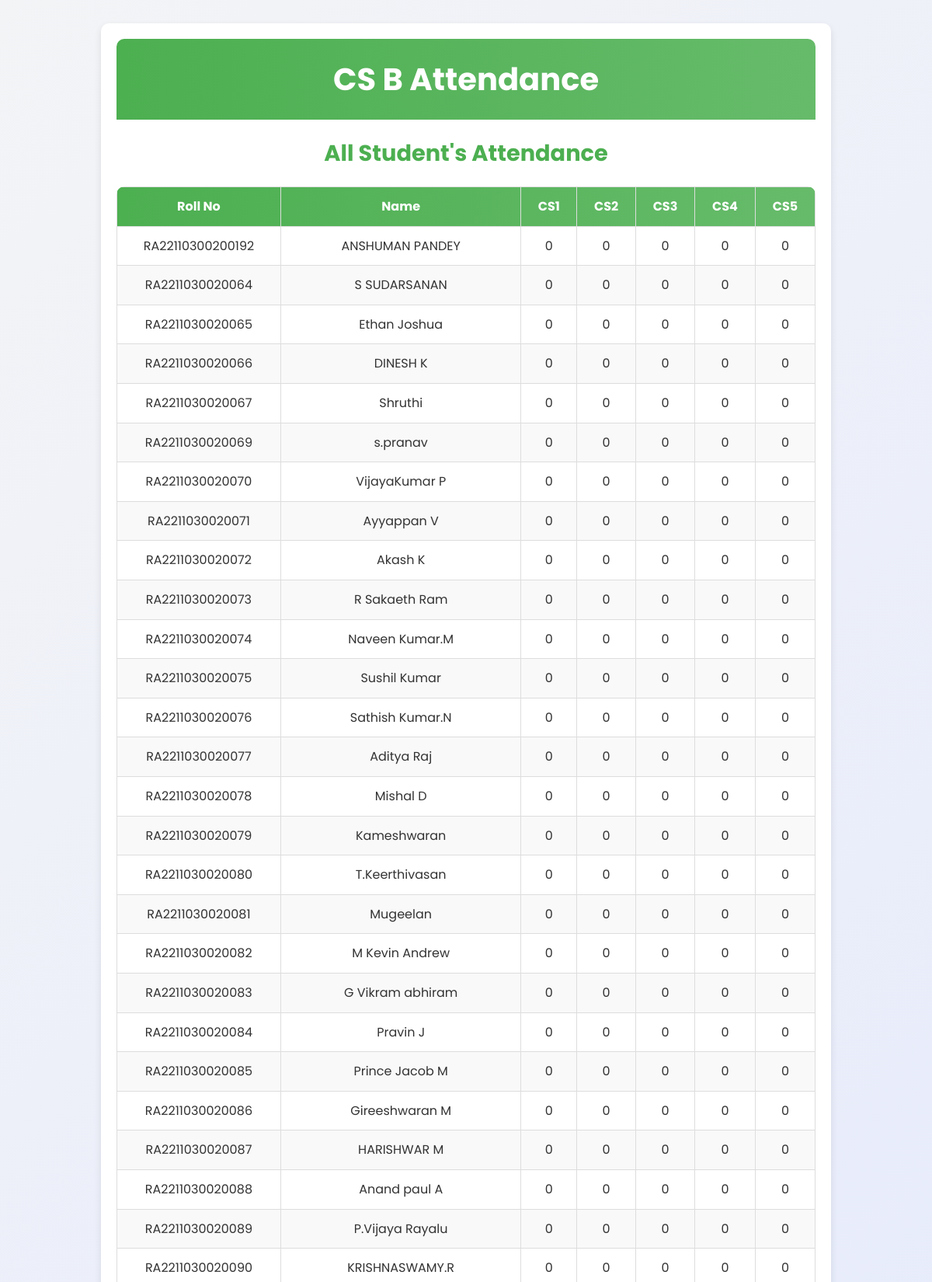
Screenshot of /fetch_attendance (upper part) with the database file from the repository.
### tables this page shows
CREATE TABLE "ATTENDANCE"
(
    rollno  TEXT
        primary key,
    name    TEXT,
    email   TEXT,
    cs1     INTEGER not null,
    cs2     INTEGER not null,
    cs3     INTEGER not null,
    cs4     INTEGER not null,
    cs5     INTEGER not null,
    history text default '{}'
);

### app.py (the view)
@app.route("/fetch_attendance", methods=["GET"])
def fetch_attendance():
    connection = get_db()
    fetcher = Fetch(connection)
    all_rolls = fetcher.fetch_all_rolls()
    attendance_data = []
    for rollno in all_rolls:
        student_data = fetcher.fetch_all_attendance(rollno)
        attendance_data.append({
            "rollno": rollno,
            "name": student_data[1],  # Assuming name is in the 2nd column
            "attendance": student_data[3:8]  # Assuming attendance starts from the 3rd column
        })
    return render_template("view_attendance.html", attendance_data=attendance_data)

### app.py (called while the page is built)
def get_db():
    if "db" not in g:
        g.db = sq.connect("student.db")
    return g.db

### assets.py (called while the page is built)
    def fetch_all_attendance(self, roll):
        cur = self.connection.cursor()
        cur.execute(f"SELECT * FROM ATTENDANCE where rollno = ?", (roll,))
        x = cur.fetchone()
        x = [i for i in x]
        return x

    def fetch_all_rolls(self):
        cur = self.connection.cursor()
        cur.execute(f"SELECT rollno FROM ATTENDANCE")
        x = cur.fetchall()
        x = [i[0] for i in x]
        return x

### templates/view_attendance.html (shortened to what this page needs)
<!DOCTYPE html>
<html lang="en">
<head>
    <link rel="stylesheet" href="{{ url_for('static', filename='attendance.css') }}">
</head>
<body>
    <div class="container">
        <header class="header">
            <h1>CS B Attendance</h1>
        </header>
        <section class="attendance-section">
            <h2>All Student's Attendance</h2>
            <table>
                <thead>
                    <tr>
                        <th>Roll No</th>
                        <th>Name</th>
                        <th>CS1</th>
                        <th>CS2</th>
                        <th>CS3</th>
                        <th>CS4</th>
                        <th>CS5</th>
                    </tr>
                </thead>
                <tbody>
                    {% for student in attendance_data %}
                    <tr>
                        <td>{{ student.rollno }}</td>
                        <td>{{ student.name }}</td>
                        {% for attendance in student.attendance %}
                        <td>{{ attendance }}</td>
                        {% endfor %}
                    </tr>
                    {% endfor %}
                </tbody>
            </table>
        </section>
    </div>
</body>
</html>

### static/attendance.css (style rules this page uses)
body { font-family: 'Poppins', sans-serif; background: linear-gradient(135deg, #f3f4f6, #e0e7ff); color: #333; margin: 0; padding: 0; line-height: 1.6; }
.container { max-width: 900px; margin: 30px auto; padding: 20px; background: white; box-shadow: 0 4px 10px rgba(0, 0, 0, 0.1); border-radius: 10px; overflow: hidden; }
.header { text-align: center; padding: 20px 0; background: linear-gradient(90deg, #4CAF50, #66bb6a); color: white; border-radius: 10px 10px 0 0; }
h1 { font-size: 2.5rem; font-weight: bold; margin: 0; }
h2 { font-size: 1.8rem; color: #4CAF50; text-align: center; margin: 20px 0; }
.attendance-section table { width: 100%; border-collapse: collapse; margin-top: 20px; border-radius: 10px; overflow: hidden; }
.attendance-section table thead { background: linear-gradient(90deg, #4CAF50, #66bb6a); color: white; }
.attendance-section table th, .attendance-section table td { padding: 12px 15px; text-align: center; border: 1px solid #ddd; font-size: 1rem; }
.attendance-section table tr:nth-child(even) { background: #f9f9f9; }

### rows the page displays
ATTENDANCE: rollno "RA22110300200192", name "ANSHUMAN PANDEY"
ATTENDANCE: rollno "RA2211030020064", name "S SUDARSANAN"
ATTENDANCE: rollno "RA2211030020065", name "Ethan Joshua"
ATTENDANCE: rollno "RA2211030020066", name "DINESH K"
ATTENDANCE: rollno "RA2211030020067", name "Shruthi"
ATTENDANCE: rollno "RA2211030020069", name "s.pranav"
ATTENDANCE: rollno "RA2211030020070", name "VijayaKumar P"
ATTENDANCE: rollno "RA2211030020071", name "Ayyappan V"
ATTENDANCE: rollno "RA2211030020072", name "Akash K"
ATTENDANCE: rollno "RA2211030020073", name "R Sakaeth Ram"
ATTENDANCE: rollno "RA2211030020074", name "Naveen Kumar.M"
ATTENDANCE: rollno "RA2211030020075", name "Sushil Kumar"
ATTENDANCE: rollno "RA2211030020076", name "Sathish Kumar.N"
ATTENDANCE: rollno "RA2211030020077", name "Aditya Raj"
ATTENDANCE: rollno "RA2211030020078", name "Mishal D"
ATTENDANCE: rollno "RA2211030020079", name "Kameshwaran"
ATTENDANCE: rollno "RA2211030020080", name "T.Keerthivasan"
ATTENDANCE: rollno "RA2211030020081", name "Mugeelan"
ATTENDANCE: rollno "RA2211030020082", name "M Kevin Andrew"
ATTENDANCE: rollno "RA2211030020083", name "G Vikram abhiram"
ATTENDANCE: rollno "RA2211030020084", name "Pravin J"
ATTENDANCE: rollno "RA2211030020085", name "Prince Jacob M"
ATTENDANCE: rollno "RA2211030020086", name "Gireeshwaran M"
ATTENDANCE: rollno "RA2211030020087", name "HARISHWAR M"
ATTENDANCE: rollno "RA2211030020088", name "Anand paul A"
ATTENDANCE: rollno "RA2211030020089", name "P.Vijaya Rayalu"
ATTENDANCE: rollno "RA2211030020090", name "KRISHNASWAMY.R"

### other values shown
{{ attendance }} "0" "0" "0" "0" "0" "0" "0" "0" "0" "0" "0" "0" "0" "0" "0" "0" "0" "0" "0" "0" "0" "0" "0" "0" "0" "0" "0" "0" "0" "0" "0" "0" "0" "0" "0" "0" "0" "0" "0" "0" "0" "0" "0" "0" "0" "0" "0" "0" "0" "0" "0" "0" "0" "0" "0" "0" "0" "0" "0" "0" "0" "0" "0" "0" "0" "0" "0" "0" "0" "0" "0" "0" "0" "0" "0" "0" "0" "0" "0" "0" "0" "0" "0" "0" "0" "0" "0" "0" "0" "0" "0" "0" "0" "0" "0" "0" "0" "0" "0" "0" "0" "0" "0" "0" "0" "0" "0" "0" "0" "0" "0" "0" "0" "0" "0" "0" "0" "0" "0" "0" "0" "0" "0" "0" "0" "0" "0" "0" "0" "0" "0" "0" "0" "0" "0"
